Frame 1 (no input): blank canvas, image omitted
Frame 60 (no input): blank canvas, image omitted
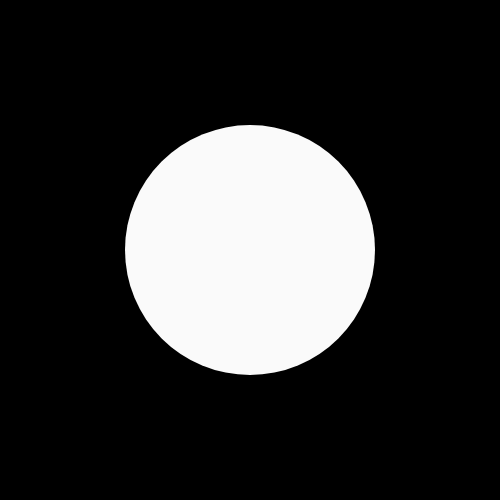
Frame 120 (the mouse pressed at the canvas centre since frame 60)

The p5.js sketch whose frames 1 and 60 were blank and that drew this single picture after the mouse press (run headless with seeded random() and noise() and a simulated clock; from frame 60 on, the mouse is pressed at the canvas centre):

// p5.js sketch
// ── sketch.js
// explain fill {RGB}, stroke, strokeWeight
// explain create canvas
// explain circle
// exlpain coordinate system

function setup() {
    createCanvas(500, 500);
}

function draw() {
    // first do withought backgound and stroke
    background(0)
    noStroke();

    fill(mouseX, mouseY, (mouseX + mouseY) / 2)
    ellipse(mouseX, mouseY, mouseX, mouseY)
}
